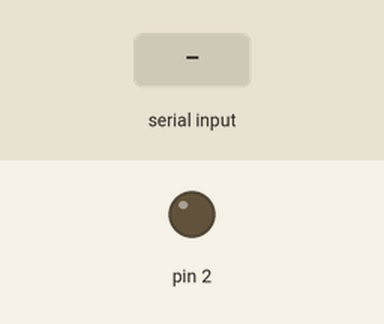
Recording of a sketch running on a simulated Arduino Uno, built with avr-gcc and run on an emulated ATmega328P. Parts: output pins drawn as LEDs (lit = HIGH). Inputs (shaded band) come from the test bench. No radio packets arrive unless stated; what the sketch prints to the serial monitor is not drawn.

Above: at 1.2 s.
1.3 s: "1" received over Serial
At 2.6 s:
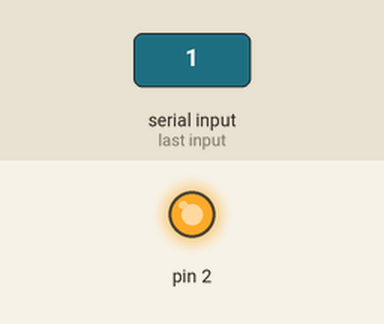
4.3 s: "0" received over Serial
At 6.5 s:
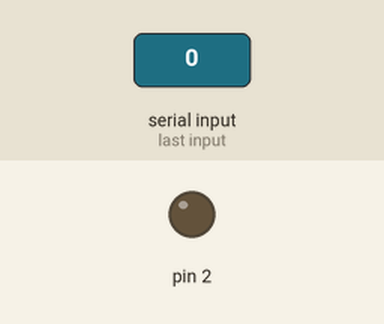
7.3 s: "2" received over Serial
At 8.7 s:
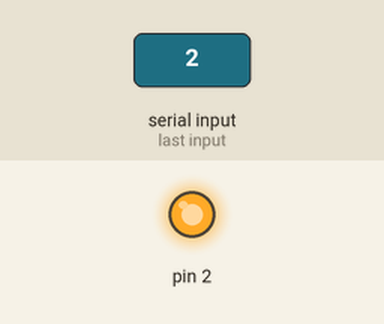
Timing chart, 0 to 10.3 s (numbered marks = the images above; inputs shaded):
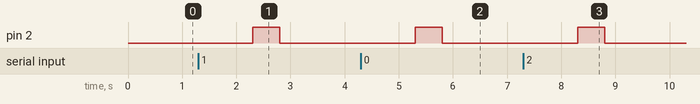

The sketch:

transmitter.ino
```cpp
// include header files
#include <SPI.h>
#include <nRF24L01.h>
#include <RF24.h>

// initialise global varaibles
const int CE = 9,
          CSN = 10;

const byte len = 16;
const char key[] = "IEEE802";

const uint64_t address = 0xA1B2C3D4;

// initialise rNF Module
RF24 radio(CE, CSN);

// loop function
void setup() {
  Serial.begin(9600);
  pinMode(2, OUTPUT);
  radio.begin();
  radio.enableDynamicPayloads();
  radio.openWritingPipe(address);
  radio.setPALevel(RF24_PA_MIN);
  radio.stopListening();
}

// loop function
void loop() {
  String text;
  while (Serial.available()) {
    text = Serial.readString();
  }

  if(text.length() != 0){
    String string_cipher = Encode(text, text.length());
    char char_cipher[len];

    for(int i = 0; i < text.length(); i++){
      char_cipher[i] = string_cipher[i];
    }

    radio.write(char_cipher, text.length() - 1);

    digitalWrite(2, HIGH);
    delay(500);
    digitalWrite(2, LOW);

    Serial.print("text: ");
    Serial.println(text);
    Serial.print("cipher: ");
    Serial.println(string_cipher);
    Serial.print("");
  }
}

// get string from user function
String get_string() {
  String input;
  while (Serial.available() != 0) {
      input = Serial.readString();
  }
  return input;
}

// encryption function
String Encode(String text, int string_length) {
  int alpha,
      keyword,
      output,
      i = 0,
      j = 0;
  String cipher;

  while (i < string_length) {
    alpha = text[i];
    keyword = key[j];
    output = ((alpha - 65) + (keyword - 65));
    cipher += char(output);
    if(sizeof(key) - 1 >= i){
      j = 0;
    }
    i++;
  }
  return cipher;
}
```

Measured:
- after the input at 1.3 s, pin 2: LOW → HIGH after 1.0 s, → LOW 0.50 s later
- after the input at 4.3 s, pin 2: LOW → HIGH after 1.0 s, → LOW 0.50 s later
- after the input at 7.3 s, pin 2: LOW → HIGH after 1.0 s, → LOW 0.50 s later
